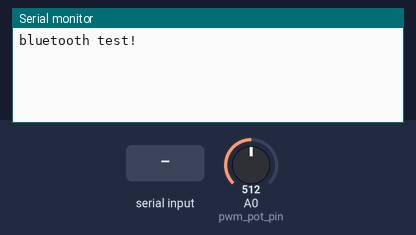
Simulated run of this sketch. Board: Arduino Uno, built with avr-gcc and run on an emulated ATmega328P. Parts: the last lines printed to the serial monitor. The test bench sets the inputs (shaded band); at power-on: A0 (pwm_pot_pin) = 512.

Above: at 1.3 s.
1.4 s: "90,45\n" received over the second serial link
At 2.6 s:
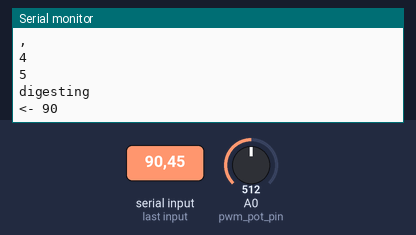
2.9 s: "b90\n" received over the second serial link
At 3.7 s:
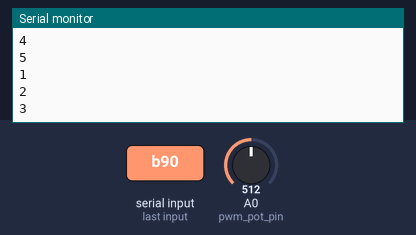
4.4 s: "c90\n" received over the second serial link
At 4.8 s:
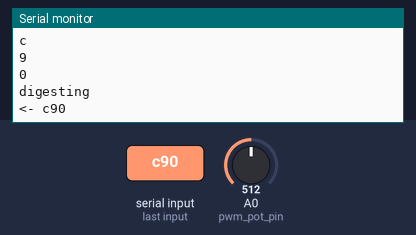
Timing chart, 0 to 7.4 s (numbered marks = the images above; inputs shaded):
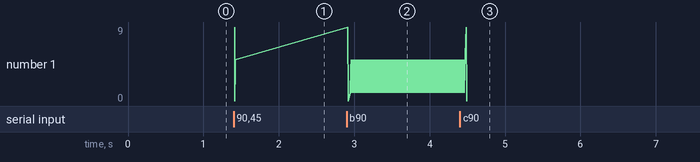

Measured:
- after the input at 1.4 s, the serial monitor: prints a new line at once (image 1)
- after the input at 2.9 s, the serial monitor: prints a new line at once (image 2)
- after the input at 4.4 s, the serial monitor: prints a new line after 0.08 s (image 3)
- plotted number 1: 5 → 2 after the input at 2.9 s

The sketch:

stripes_bluetooth.ino
```cpp
/***************************************************
 STRIPE CONTROL w/ BLUETOOTH
 a pot controls "on" level for all 10 stripes
  thread_map stores a list of pwm controller pin mappings for the stripes from top to bottom
  bluetooth will send a byte of data in binary indicating which stripe need to be turned on:
    i.e. 01010 means the second and forth stripes should be turned on
  active_map keeps a log of which stripes should be turned on.
  code cycles through each stripe that is turned on in active map, turning one on at a time at a rate that will allow for color change but not a power overload
 ****************************************************/

#include <Wire.h>
#include <Adafruit_PWMServoDriver.h>
#include <SoftwareSerial.h>
#define BUFFER_SIZE 64

// called this way, it uses the default address 0x40
Adafruit_PWMServoDriver pwm = Adafruit_PWMServoDriver();
// you can also call it with a different address you want
//Adafruit_PWMServoDriver pwm = Adafruit_PWMServoDriver(0x41);

int pwm_pot_pin = A0;

//update these based on wiring
int thread_map[10] ={0, 3, 8, 5, 1, 2, 6, 9, 4, 7};
int active_map[10] = {0,0,0,0,0,0,0,0,0,0};

int bluetoothTx = 3;  // TX-O pin of bluetooth mate, Arduino D2
int bluetoothRx = 4;  // RX-I pin of bluetooth mate, Arduino D3
char rx_buf[BUFFER_SIZE] = {0};
int rx_len = 0;

int active_id = 0;
int cycles = 0;
int interval = 1;

SoftwareSerial bluetooth(bluetoothTx, bluetoothRx);


void setup() {
  Serial.begin(9600);
  Serial.println("bluetooth test!");

  bluetooth.begin(115200);  // The Bluetooth Mate defaults to 115200bps
  bluetooth.print("$$$");  // Enter command mode
  delay(100);  // Short delay, wait for the Mate to send back CMD
  bluetooth.println("U,9600,N");  // Temporarily Change the baudrate to 9600, no parity
  // 115200 can be too fast at times for NewSoftSerial to relay the data reliably
  bluetooth.begin(9600);  // Start bluetooth serial at 9600

  // if you want to really speed stuff up, you can go into 'fast 400khz I2C' mode
  // some i2c devices dont like this so much so if you're sharing the bus, watch
  // out for this!
  pinMode(pwm_pot_pin, INPUT);

  pwm.begin();
  pwm.setPWMFreq(1600);  // This is the maximum PWM frequency

  // save I2C bitrate
  uint8_t twbrbackup = TWBR;
  // must be changed after calling Wire.begin() (inside pwm.begin())
  TWBR = 12; // upgrade to 400KHz!

}

void loop() {
   checkBluetooth();

  //the pot pin val sets the level for "on" on all 16 inputs
  int pwm_pot_val = analogRead(pwm_pot_pin);
  int pwm_val = map(pwm_pot_val, 0, 1023, 0, 4096);


  cycleThroughActive(pwm_val);


}

void cycleThroughActive(int pwm_val){

 if(active_map[active_id] == 1){
    pwm.setPin(thread_map[active_id], pwm_val, false);
    Serial.println(active_id+1);
    if(cycles % interval == 0){
      pwm.setPin(thread_map[active_id], 0, false); //turn this thread off
      active_id = (active_id +1) % 10;
      cycles = 1;
    }else{
      cycles++;
    }
  }else{
    //make sure the thread is off and advance past this index since it's zero
    pwm.setPin(thread_map[active_id], 0, false); //turn this thread off
    active_id = (active_id +1) % 10;
  }

}


void bufferData(char c) {
  if (rx_len < BUFFER_SIZE) {
      rx_buf[rx_len++] = c;
  }
}


void checkBluetooth(){
  //receive incoming data
  if (bluetooth.available()) {
    Serial.println("has values");
    while (bluetooth.available()) {
      char c = bluetooth.read();
      Serial.println(c);
      if (c == 0xA || c == 0xD) { // \n or \r
        //add the NULL character as EOF
        bufferData(NULL);
        digestData();
      }
      else {
        bufferData(c);
      }
    }
  }
}

void digestData(){
  Serial.println("digesting");
  Serial.write("<- ");
  Serial.write(rx_buf[0]);
  int value = atoi(rx_buf+1);
  Serial.println(value);

  //b prefix means bus data is coming in
  if(rx_buf[0] == 'b'){
    parseBits(value);

  //c prefix means all values should be cleared
  }else if(rx_buf[0] == 'c'){
    for(int i = 0; i < 10; i++){
      active_map[i] = 0;
    }
  }

  rx_len = 0;
  bluetooth.flush();
}

//this looks at the incoming byte and tells you which lights to turn on.
//currently this only works for the first 5 stripes but we can make it bigger if it works
void parseBits(int x){
  int check[5] = {1, 2, 4, 8, 16};
  for(int i = 4; i >= 0; i--){
    if(x - check[i] >= 0){
      active_map[i] = 1;
      x -= check[i];
    }else{
      active_map[i] = 0;
    }
  }
}
```
